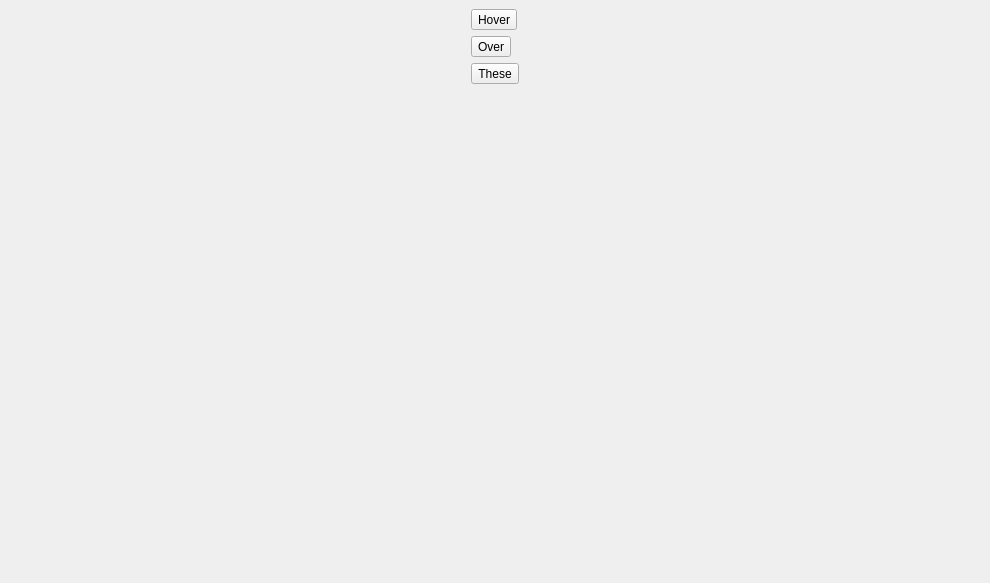
<?xml version="1.0" encoding="UTF-8"?>
<ui version="4.0">
 <class>ShareCameraQt</class>
 <widget class="QMainWindow" name="ShareCameraQt">
  <property name="geometry">
   <rect>
    <x>0</x>
    <y>0</y>
    <width>990</width>
    <height>583</height>
   </rect>
  </property>
  <property name="windowTitle">
   <string>ShareCameraQt</string>
  </property>
  <property name="windowIcon">
   <iconset>
    <normaloff>:/Icons/help.png</normaloff>:/Icons/help.png</iconset>
  </property>
  <property name="iconSize">
   <size>
    <width>22</width>
    <height>22</height>
   </size>
  </property>
  <widget class="QWidget" name="centralwidget">
   <layout class="QHBoxLayout" name="horizontalLayout">
    <item>
     <widget class="QVTKOpenGLNativeWidget" name="qvtkWidgetLeft" native="true"/>
    </item>
    <item>
     <layout class="QVBoxLayout" name="verticalLayout">
      <item>
       <widget class="QToolButton" name="toolButton_2">
        <property name="text">
         <string>Hover</string>
        </property>
       </widget>
      </item>
      <item>
       <widget class="QToolButton" name="toolButton">
        <property name="text">
         <string>Over</string>
        </property>
       </widget>
      </item>
      <item>
       <widget class="QToolButton" name="toolButton_3">
        <property name="text">
         <string>These</string>
        </property>
       </widget>
      </item>
      <item>
       <spacer name="verticalSpacer">
        <property name="orientation">
         <enum>Qt::Vertical</enum>
        </property>
        <property name="sizeHint" stdset="0">
         <size>
          <width>20</width>
          <height>40</height>
         </size>
        </property>
       </spacer>
      </item>
     </layout>
    </item>
    <item>
     <widget class="QVTKOpenGLNativeWidget" name="qvtkWidgetRight" native="true"/>
    </item>
   </layout>
  </widget>
  <action name="actionOpenFile">
   <property name="enabled">
    <bool>true</bool>
   </property>
   <property name="icon">
    <iconset>
     <normaloff>:/Icons/fileopen.png</normaloff>:/Icons/fileopen.png</iconset>
   </property>
   <property name="text">
    <string>Open File...</string>
   </property>
  </action>
  <action name="actionExit">
   <property name="icon">
    <iconset>
     <normaloff>.</normaloff>.</iconset>
   </property>
   <property name="text">
    <string>Exit</string>
   </property>
  </action>
  <action name="actionPrint">
   <property name="icon">
    <iconset>
     <normaloff>:/Icons/print.png</normaloff>:/Icons/print.png</iconset>
   </property>
   <property name="text">
    <string>Print</string>
   </property>
  </action>
  <action name="actionHelp">
   <property name="icon">
    <iconset>
     <normaloff>:/Icons/help.png</normaloff>:/Icons/help.png</iconset>
   </property>
   <property name="text">
    <string>Help</string>
   </property>
  </action>
  <action name="actionSave">
   <property name="icon">
    <iconset>
     <normaloff>:/Icons/filesave.png</normaloff>:/Icons/filesave.png</iconset>
   </property>
   <property name="text">
    <string>Save</string>
   </property>
  </action>
 </widget>
 <customwidgets>
  <customwidget>
   <class>QVTKOpenGLNativeWidget</class>
   <extends>QWidget</extends>
   <header>QVTKOpenGLNativeWidget.h</header>
  </customwidget>
 </customwidgets>
 <resources>
  <include location="Icons/icons.qrc"/>
 </resources>
 <connections/>
</ui>
